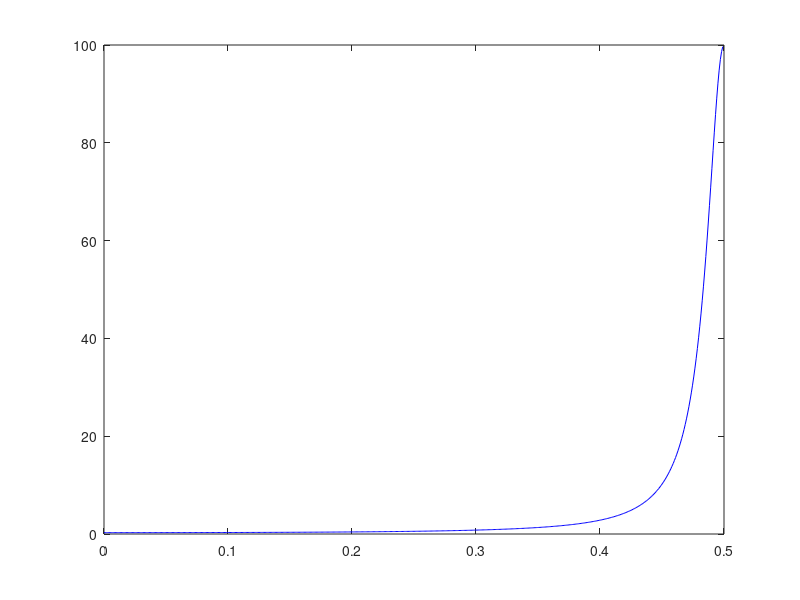

The MATLAB source for this figure: (Note: this script raises an error after producing the figure.)

%Part 0
x = randn(1064,1);
numcoef = 1;
denomcoef = [1, 0.9];
y = filter(numcoef, denomcoef, x);
y = y(41:end);
x = x(41:end);
time = 41:1064;

%Part 1
[h,w] = freqz([1],[1 0.9], 512);
figure
plot(w/(2*pi), abs(h).^2,'b')
hold on
%Part 2 
pgmy = pgm(y);
pgmy = pgmy(1:length(pgmy)/2);
plot(w/(2*pi),pgmy,'r')
hold off
xlabel('Normalised Frequency')
ylabel('Magnitude')
title('PSD and Periodogram of sequence generated by AR(1) model')
legend('exact PSD','Periodogram')

%Part 3
figure
plot(w/(2*pi), abs(h).^2,'b')
hold on
plot(w/(2*pi),pgmy,'r')
hold off
xlim([0.4,0.5]);
xlabel('Normalised Frequency')
ylabel('Magnitude')
title('PSD and Periodogram of sequence generated by AR(1) model')
legend('exact PSD','Periodogram')


%Part 4
Ry = xcorr(y);
lengthRy = length(Ry);
Ry0 = Ry(1024);
Ry1 = Ry(1024+1);
a1 = -Ry1/Ry0;
variancey = (Ry0 + a1*Ry1)/1024;
[hy,wy] = freqz([variancey],[1 a1], 512);
figure
plot(w/(2*pi), abs(h).^2,'b')
hold on
plot(w/(2*pi),pgmy,'r')
plot(wy/(2*pi), abs(hy).^2,'y')
hold off
xlabel('Normalised Frequency')
ylabel('Magnitude')
title('Exact PSD, Periodogram and Model-based PSD estimate of sequence generated by AR(1) model')
legend('exact PSD','Periodogram','Model-based PSD')


%Part 5
load sunspot.dat 
sunspotdata = sunspot(:,2);
sunspotdata250 = sunspotdata(1:250);

rangevalid = 1:length(sunspotdata250)/2;
pgmsunspot = pgm(sunspotdata250);
pgmsunspot = pgmsunspot(1:length(sunspotdata250)/2);
figure
plot(rangevalid / 250, pgmsunspot,'r')
xlabel('Normalised Frequency')
ylabel('Magnitude')
title('Periodogram of sunspot time series')
Rsunspot = xcorr(sunspotdata250);
lengthRsunspot = length(Rsunspot);
maxvalue = max(Rsunspot);
Rsunspot0 = Rsunspot(250);
Rsunspot1 = Rsunspot(250+1);
asunspot = -Rsunspot1/Rsunspot0;
variancesunspot = (Rsunspot0 + asunspot*Rsunspot1) / 250; 
[hsunspot,wsunspot] = freqz([variancesunspot],[1 asunspot], 512);
figure
plot(wsunspot/(2*pi), abs(hsunspot).^2)
xlabel('Normalised Frequency')
ylabel('Magnitude')
title('Model-based PSD estimate of sunspot time series')

sunspotdata250mc = sunspotdata250 - mean(sunspotdata250);
pgmsunspotmc = pgm(sunspotdata250mc);
pgmsunspotmc = pgmsunspotmc(1:length(sunspotdata250mc)/2);
figure
plot(rangevalid / 250, pgmsunspotmc,'r')
xlabel('Normalised Frequency')
ylabel('Magnitude')
title('Periodogram of mean-centred sunspot time series')
Rsunspotmc = xcorr(sunspotdata250mc);
lengthRsunspotmc = length(Rsunspotmc);
Rsunspotmc0 = Rsunspotmc(250);
Rsunspotmc1 = Rsunspotmc(250+1);
asunspotmc = -Rsunspotmc1/Rsunspotmc0;
variancesunspotmc = (Rsunspotmc0 + asunspotmc*Rsunspotmc1) / 250; 
[hsunspotmc,wsunspotmc] = freqz([variancesunspotmc],[1 asunspotmc], 512);
figure
plot(wsunspotmc/(2*pi), abs(hsunspotmc).^2)
xlabel('Normalised Frequency')
ylabel('Magnitude')
title('Model-based PSD estimate of mean-centred sunspot time series')

ar1 = ar(sunspotdata250,1);
ar2 = ar(sunspotdata250,2);
ar10 = ar(sunspotdata250,10);
sunspotar1 = predict(ar1,sunspotdata250,3);
sunspotar2 = predict(ar2,sunspotdata250,3);
sunspotar10 = predict(ar10,sunspotdata250,3);
pgmsunspotar1 = pgm(sunspotar1);
pgmsunspotar1 = pgmsunspotar1(1:length(sunspotar1)/2);
pgmsunspotar2 = pgm(sunspotar2);
pgmsunspotar2 = pgmsunspotar2(1:length(sunspotar2)/2);
pgmsunspotar10 = pgm(sunspotar1);
pgmsunspotar10 = pgmsunspotar10(1:length(sunspotar10)/2);

figure
plot(rangevalid / 250, pgmsunspotar1)
hold on
plot(rangevalid / 250, pgmsunspotar2)
plot(rangevalid / 250, pgmsunspotar10)
hold off
xlabel('Normalised Frequency')
ylabel('Magnitude')
title('Periodogram of sunspot time series for different AR model orders')
legend('AR(1)', 'AR(2)', 'AR(10)')

Rsunspotar1 = xcorr(sunspotar1);
Rsunspotar1_0 = Rsunspotar1(250);
Rsunspotar1_1 = Rsunspotar1(250+1);
asunspotar1 = -Rsunspotar1_1/Rsunspotar1_0;
variancesunspotar1 = (Rsunspotar1_0 + asunspotar1*Rsunspotar1_1) / 250; 
[hsunspotar1,wsunspotar1] = freqz([variancesunspotar1],[1 asunspotar1], 512);
Rsunspotar2 = xcorr(sunspotar2);
Rsunspotar2_0 = Rsunspotar2(250);
Rsunspotar2_1 = Rsunspotar2(250+1);
asunspotar2 = -Rsunspotar2_1/Rsunspotar2_0;
variancesunspotar2 = (Rsunspotar2_0 + asunspotar2*Rsunspotar2_1) / 250; 
[hsunspotar2,wsunspotar2] = freqz([variancesunspotar2],[1 asunspotar2], 512);
Rsunspotar10 = xcorr(sunspotar10);
Rsunspotar10_0 = Rsunspotar10(250);
Rsunspotar10_1 = Rsunspotar10(250+1);
asunspotar10 = -Rsunspotar10_1/Rsunspotar10_0;
variancesunspotar10 = (Rsunspotar10_0 + asunspotar10*Rsunspotar10_1) / 250; 
[hsunspotar10,wsunspotar10] = freqz([variancesunspotar10],[1 asunspotar10], 512);

figure
plot(wsunspotar1/(2*pi), abs(hsunspotar1).^2)
hold on
plot(wsunspotar2/(2*pi), abs(hsunspotar2).^2)
plot(wsunspotar10/(2*pi), abs(hsunspotar10).^2)
xlabel('Normalised Frequency')
ylabel('Magnitude')
title('Model-based PSD estimate of sunspot time series for different AR model orders')
legend('AR(1)', 'AR(2)', 'AR(10)')

